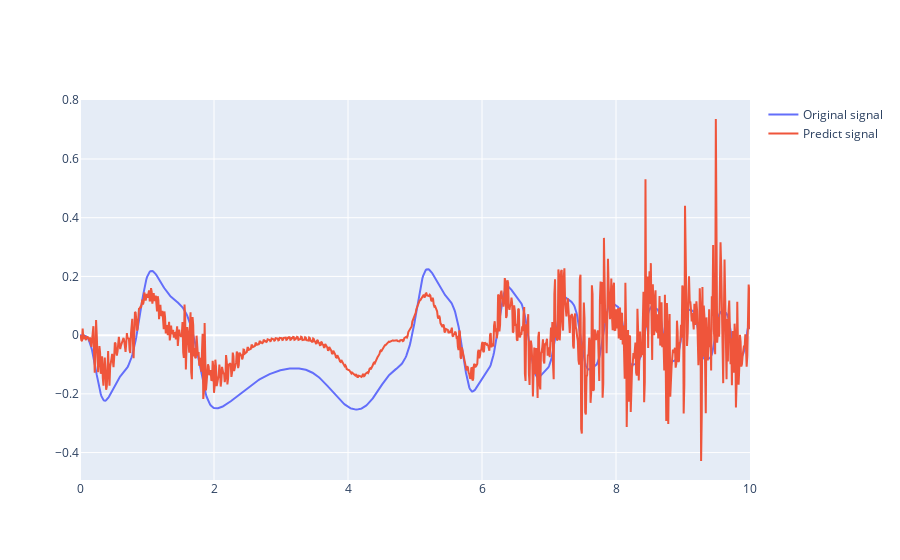

Here is the notebook cell this chart was saved with:
### Code cell
plot_result(model, train_loader, window, k, y)

### Figure 1 — Plotly figure (JSON) as saved in the notebook; plotly's stock layout.template omitted (floating-point values rounded to 4 significant figures; data arrays with more than 128 entries replaced by an {"elided": "..."} marker saying what was removed)
{"data": [{"name": "Original signal", "type": "scatter", "x": {"elided": "1001 float values"}, "y": {"elided": "1001 float values"}}, {"name": "Predict signal", "type": "scatter", "x": {"elided": "1001 float values"}, "y": {"elided": "1001 float values"}}], "layout": {}}
